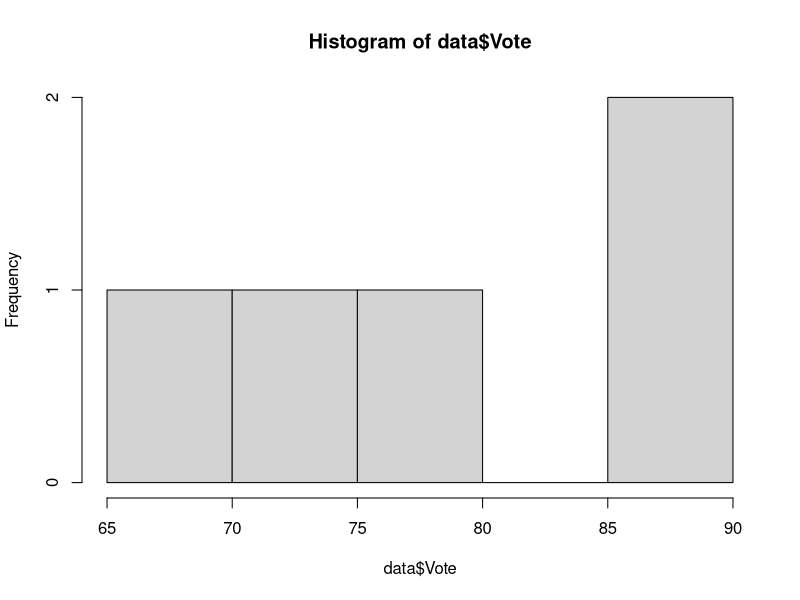
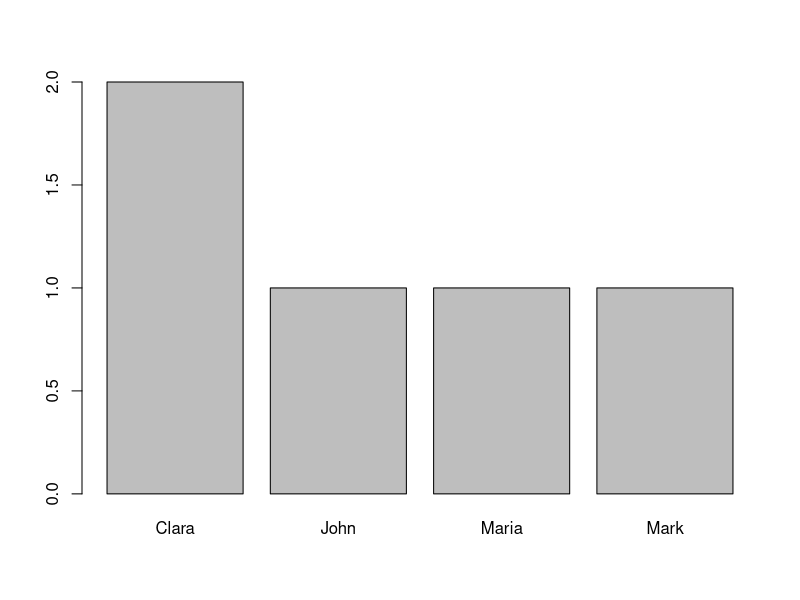

The R source for these figures, in order:
data <- read.csv("test.csv")

# summarise the data
summary_data <-summary(data)
mean_value <- mean(data$Vote)
print(head(data))
hist(data$Vote)
barplot(table(data$Name))